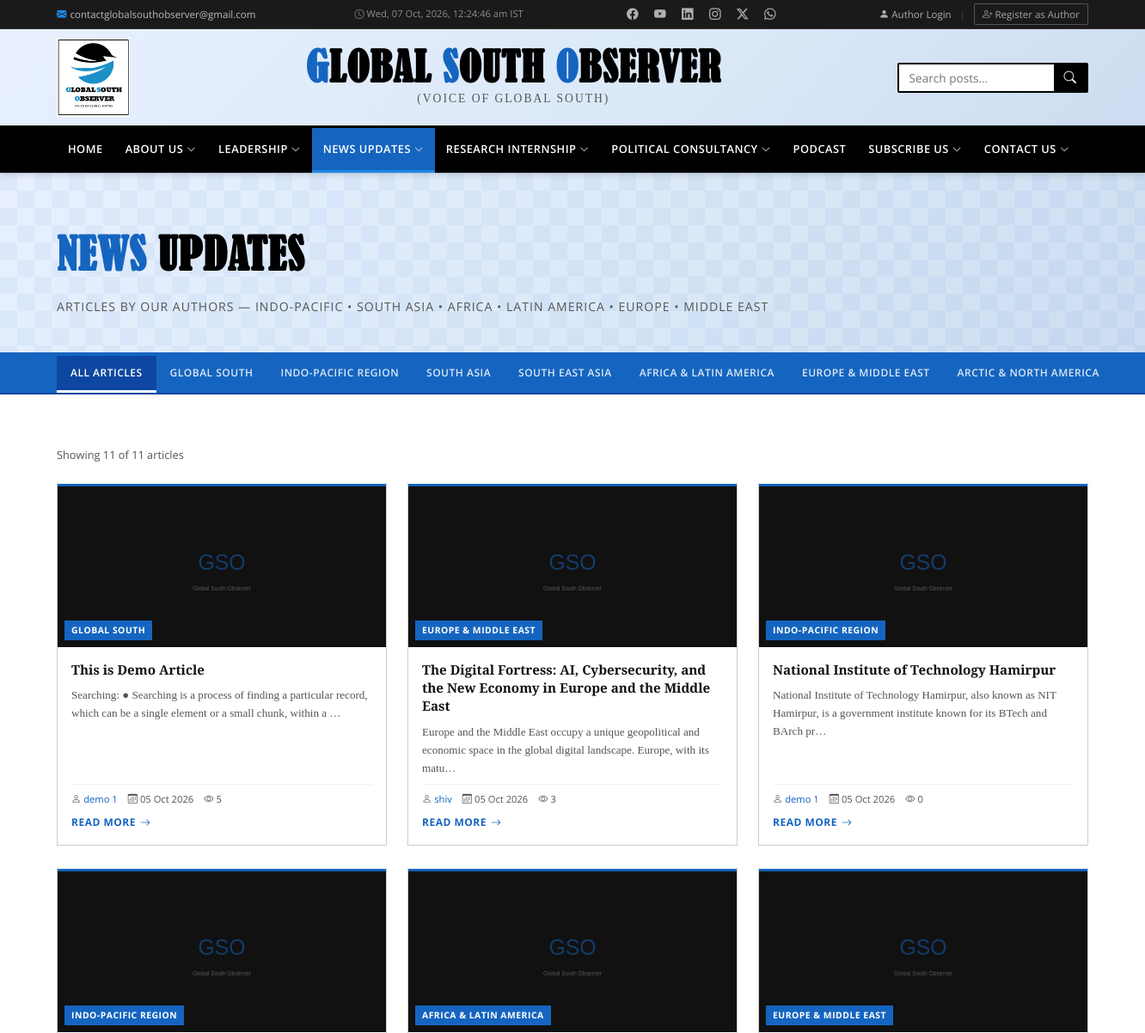
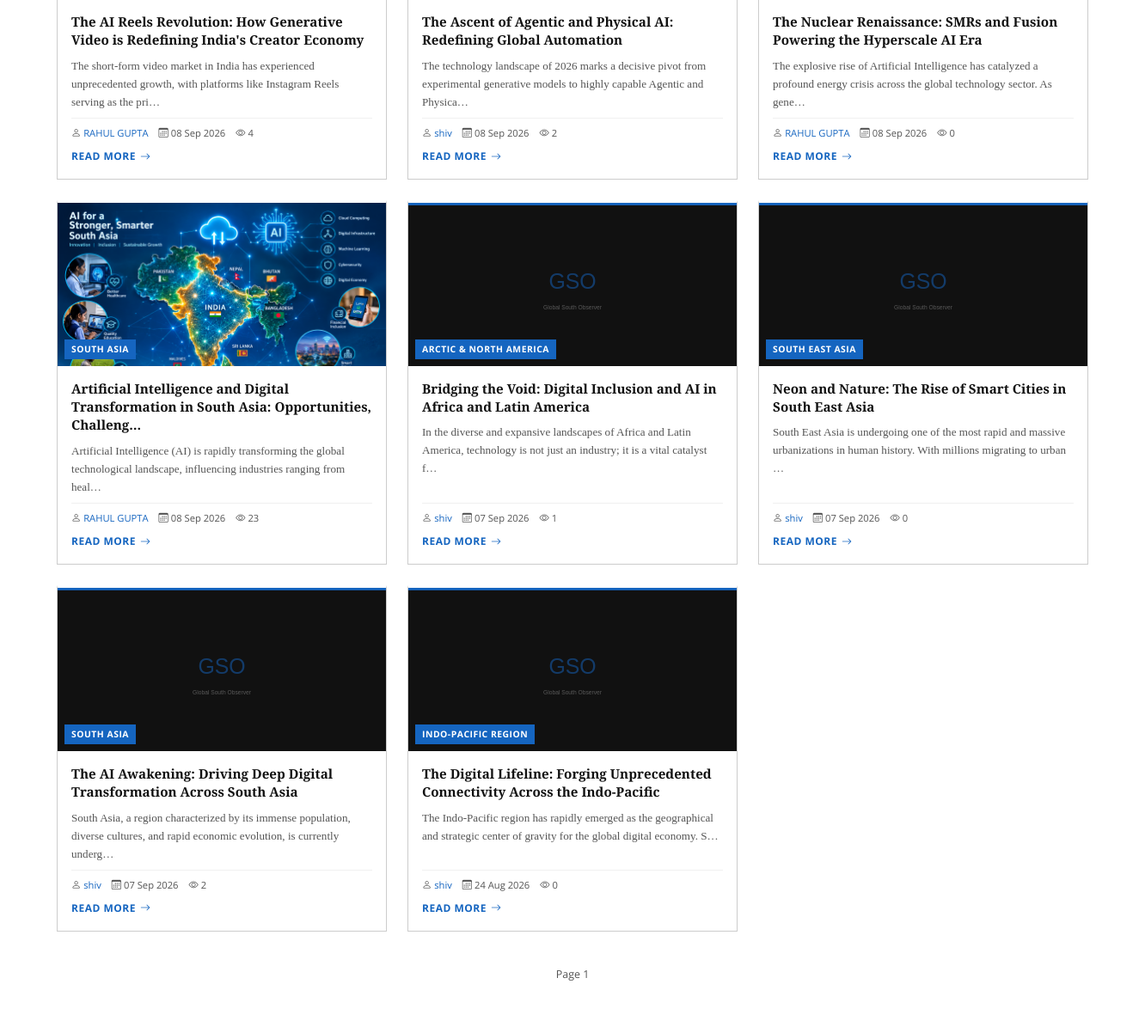
Before: /news/ (upper part) with the older database file (2 pictures, top to bottom).
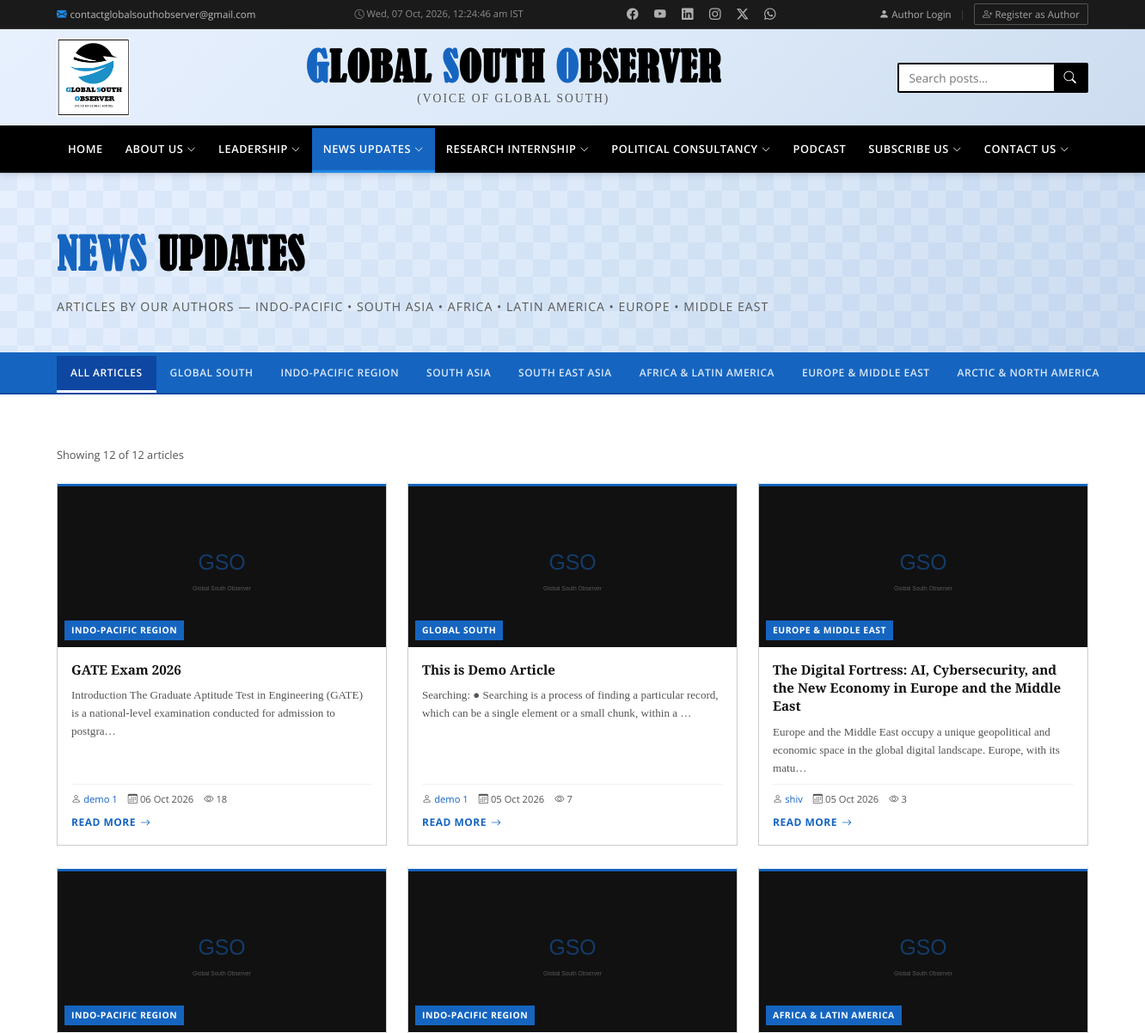
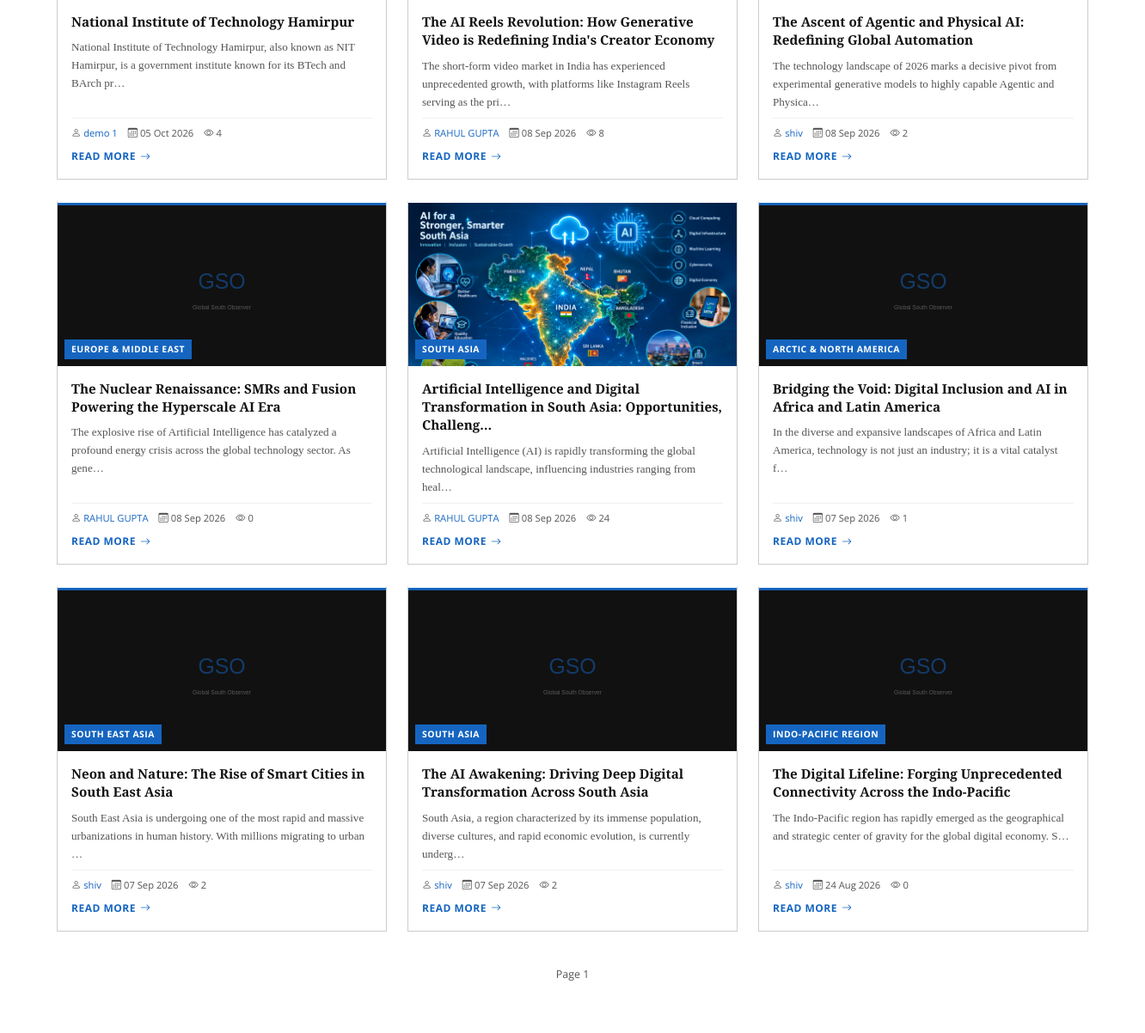
After: the same page with the newer database file (2 pictures, top to bottom).
### observer/models.py (models this page shows, shortened)
class Post(models.Model):
    CATEGORY_CHOICES = [
        ('global-south',        'Global South'),
        ('indo-pacific',        'Indo-Pacific Region'),
        ('south-asia',          'South Asia'),
        ('south-east-asia',     'South East Asia'),
        ('africa-latin-america','Africa & Latin America'),
        ('europe-middle-east',  'Europe & Middle East'),
        ('arctic-north-america','Arctic & North America'),
    ]
    STATUS_CHOICES = [
        ('pending',   'Pending Review'),
        ('published', 'Published'),
        ('rejected',  'Rejected'),
    ]
    title            = models.CharField(max_length=300)
    slug             = models.SlugField(max_length=320, unique=True, blank=True)
    author           = models.ForeignKey(Author, on_delete=models.CASCADE, related_name='posts')
    category         = models.CharField(max_length=50, choices=CATEGORY_CHOICES)
    image            = models.ImageField(upload_to='posts/%Y/%m/')
    keywords         = models.CharField(max_length=500, help_text='Comma-separated keywords')
    content          = models.TextField()
    status           = models.CharField(max_length=20, choices=STATUS_CHOICES, default='pending')
    views            = models.PositiveIntegerField(default=0)
    rejection_reason = models.TextField(blank=True)
    created_at       = models.DateTimeField(auto_now_add=True)
    updated_at       = models.DateTimeField(auto_now=True)
    published_at     = models.DateTimeField(null=True, blank=True)
    class Meta:
        ordering = ['-created_at']
        verbose_name = 'Post'
        verbose_name_plural = 'Posts'
    def get_absolute_url(self):
        from django.urls import reverse
        return reverse('post_detail', kwargs={'slug': self.slug})

class Author(models.Model):
    user = models.OneToOneField(User, on_delete=models.CASCADE, related_name='author_profile')
    bio = models.TextField(blank=True)
    photo = models.ImageField(upload_to='authors/', blank=True, null=True)
    website = models.URLField(blank=True)
    twitter_handle = models.CharField(max_length=100, blank=True)
    linkedin_url = models.URLField(blank=True)
    group = models.ForeignKey(
        AuthorGroup, on_delete=models.SET_NULL,
        null=True, blank=True, related_name='members'
    )
    is_approved = models.BooleanField(default=True)
    created_at = models.DateTimeField(auto_now_add=True)
    class Meta:
        ordering = ['-created_at']
        verbose_name = 'Author'
        verbose_name_plural = 'Authors'
    def __str__(self):
        return self.user.get_full_name() or self.user.username
    def get_absolute_url(self):
        from django.urls import reverse
        return reverse('author_public_profile', kwargs={'username': self.user.username})

### observer/views.py (the view)
# urls.py: path('news/', views.NewsView.as_view(), name='news'),
class NewsView(TemplateView):
    template_name = 'news.html'
    def get_context_data(self, **kwargs):
        ctx = super().get_context_data(**kwargs)
        category = self.request.GET.get('category', 'all')
        page_num = int(self.request.GET.get('page', 1))
        per_page = 12
        qs = Post.objects.filter(status='published').select_related('author__user')
        if category and category != 'all':
            qs = qs.filter(category=category)
        qs = qs.order_by('-published_at')
        total  = qs.count()
        offset = (page_num - 1) * per_page
        posts  = qs[offset:offset + per_page]
        ctx.update({
            'posts':            posts,
            'total':            total,
            'current_category': category,
            'current_page':     page_num,
            'has_next':         total > page_num * per_page,
            'has_prev':         page_num > 1,
            'news_categories':  POST_CATEGORIES,
        })
        return ctx

### templates/news.html (shortened to what this page needs)
{% extends 'base.html' %}
{% block content %}
<div class="page-hero">
  <div class="container">
    <h1 class="page-hero-title"><span>News</span> Updates</h1>
    <p class="page-hero-subtitle">Articles by our authors — Indo-Pacific &bull; South Asia &bull; Africa &bull; Latin America &bull; Europe &bull; Middle East</p>
  </div>
</div>
<nav class="sub-navbar" aria-label="News categories">
  <div class="sub-navbar-inner">
    <a href="{% url 'news' %}"
       class="sub-nav-btn {% if current_category == 'all' or not current_category %}active{% endif %}"
       data-category="all">All Articles</a>
    {% for cat in news_categories %}
    <a href="{% url 'news' %}?category={{ cat.slug }}"
       class="sub-nav-btn {% if cat.slug == current_category %}active{% endif %}"
       data-category="{{ cat.slug }}">{{ cat.label }}</a>
    {% endfor %}
  </div>
</nav>
<section class="section">
  <div class="container">
    {% if total == 0 %}
    <div style="text-align:center;padding:80px 20px;">
      <i class="bi bi-newspaper" style="font-size:4rem;color:var(--blue);opacity:.2;display:block;margin-bottom:20px;"></i>
      <h2 style="font-family:var(--font-title);font-size:2rem;text-transform:uppercase;margin-bottom:10px;">No Articles Yet</h2>
      <p style="color:var(--mid-gray);max-width:480px;margin:0 auto 24px;">No published articles in this category yet. Be the first to contribute!</p>
      <a href="{% url 'author_register' %}" class="btn-primary"><i class="bi bi-pencil-square"></i> Become an Author</a>
    </div>
    {% else %}
    <p style="font-family:var(--font-ui);font-size:.8rem;color:var(--mid-gray);margin-bottom:20px;">
      Showing {{ posts|length }} of {{ total }} articles
    </p>
    <div class="news-grid" id="news-grid">
      {% for post in posts %}
      <article class="news-card" data-animate>
        <div class="card-img-wrap">
          <a href="{{ post.get_absolute_url }}">
            <img src="{{ post.image.url }}" alt="{{ post.title }}" loading="lazy"
                 onerror="this.src='/static/images/news-placeholder.svg'"/>
          </a>
          <span class="card-source">{{ post.get_category_display }}</span>
        </div>
        <div class="card-body">
          <h3 class="card-title">
            <a href="{{ post.get_absolute_url }}">{{ post.title|truncatechars:90 }}</a>
          </h3>
          <p class="card-desc">{{ post.content|striptags|truncatechars:130 }}</p>
          <div class="card-meta">
            <span><i class="bi bi-person"></i>
              <a href="{{ post.author.get_absolute_url }}" style="color:var(--blue);">{{ post.author }}</a>
            </span>
            <span><i class="bi bi-calendar3"></i> {{ post.published_at|date:"d M Y" }}</span>
            <span><i class="bi bi-eye"></i> {{ post.views }}</span>
          </div>
          <a href="{{ post.get_absolute_url }}" class="card-read-more">Read More <i class="bi bi-arrow-right"></i></a>
        </div>
      </article>
      {% endfor %}
    </div>
    <div class="pagination">
      <span class="page-info">Page {{ current_page }}</span>
    </div>
    {% endif %}
  </div>
</section>
{% endblock %}

Changed rows visible on the page:
added Post: category "INDO-PACIFIC REGION", title "GATE Exam 2026", content "Introduction The Graduate Aptitude Test in Engineering (GATE) is a national-level examination conducted for admission to postgra…", author "demo 1", published_at "06 Oct 2026", views "18"
changed Post "This is Demo Article": views "5" → "7"
changed Post "National Institute of Technology Hamirpur": views "0" → "4"
changed Post (number 5 of 12 on the later page): views "4" → "8"
changed Post (number 8 of 12 on the later page): views "23" → "24"
changed Post "Neon and Nature: The Rise of Smart Cities in South East Asia": views "0" → "2"
Other visible differences:
{{ posts|length }}: "11" → "12"
{{ total }}: "11" → "12"
